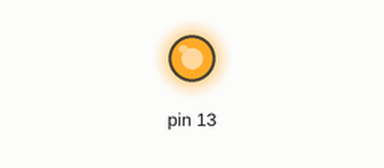
A sketch run on a simulated Arduino Uno, built with avr-gcc and run on an emulated ATmega328P. Shown: output pins drawn as LEDs (lit = HIGH).

Above: at 0.9 s.
At 7.5 s:
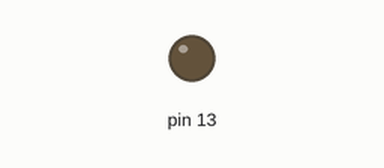
Timing chart, 0 to 10.9 s (numbered marks = the images above):
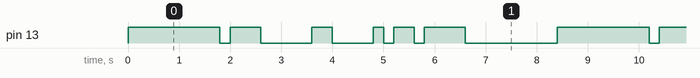

The sketch:

Emisor.ino
```cpp
void setup() {
  pinMode(13, OUTPUT);
  Serial.begin(9600);
}
int i, temp;
// the loop function runs over and over again forever
void loop() {

  char texto[]="pao";
  int valores[sizeof(texto)-1];
  bool binarios[(sizeof(texto)-1)*8];
  for(i=0; i < sizeof(texto)-1 ; i++){
    valores[i]=int(texto[i]);
    temp = valores[i];
    for(int j=8; j>0; j--){
      binarios[i*8+8-j] = bitRead(temp,j-1);
    }
  }

  digitalWrite(13, HIGH);
  delay(1800);
//  digitalWrite(13, HIGH);
//  delay(1);
  int cars=0;
  for(i=0; i< (sizeof(texto)-1)*8; i++){
    digitalWrite(13, binarios[i]);    // turn the LED off by making the voltage LOW
    delay(200);
  }

  digitalWrite(13, LOW);
  delay(1800);
}
```

Measured:
- by itself, pin 13: repeats every 8.4 s: LOW 0.20 s, HIGH 0.60 s, LOW 1.0 s, HIGH 0.40 s, LOW 0.80 s, HIGH 0.20 s, LOW 0.20 s, HIGH 0.40 s, LOW 0.20 s, HIGH 0.80 s, LOW 1.8 s, HIGH 1.8 s
- by itself, everything shown: repeats every 8.4 s, in 12 steps
